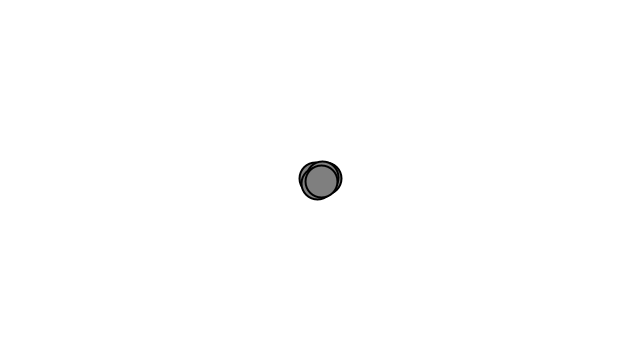
Frame 1 (no input)
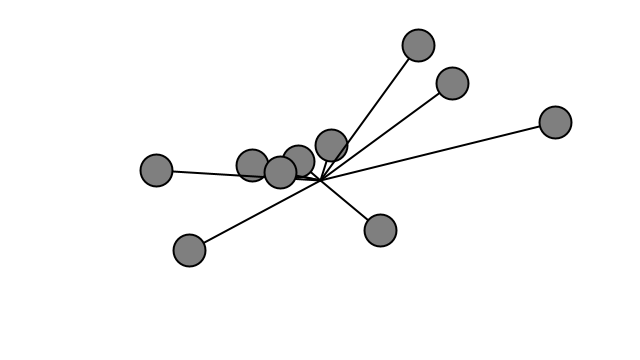
Frame 60 (the mouse pressed at the canvas centre just before this capture)
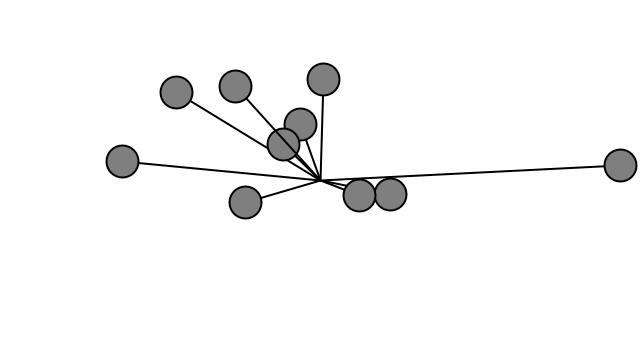
Frame 120 (the mouse held since frame 60 and released just before this capture)

The Processing sketch that drew these frames (run headless with seeded random() and noise(); from frame 60 on, the mouse is pressed at the canvas centre):

// Processing sketch: Example_3_7_Oscillator_Objects
// ── Example_3_7_Oscillator_Objects.pde
// The Nature of Code
// Daniel Shiffman
// http://natureofcode.com

// An array of objects
Oscillator[] oscillators = new Oscillator[10];

void setup() {
  size(640, 360);
  // Initialize all objects
  for (int i = 0; i < 10; i++) {
    oscillators[i] = new Oscillator();
  }
}

void draw() {
  background(255);
  // Run all objects
  for (int i = 0; i < oscillators.length; i++) {
    oscillators[i].update();
    oscillators[i].show();
  }
}

// ── Oscillator.pde
// The Nature of Code
// Daniel Shiffman
// http://natureofcode.com

class Oscillator {
  PVector angle, angleVelocity, amplitude;
  
  Oscillator() {
    this.angle = new PVector();
    this.angleVelocity = new PVector(random(-0.05, 0.05), random(-0.05, 0.05));
    this.amplitude = new PVector(
      random(20, width / 2),
      random(20, height / 2)
    );
  }

  void update() {
    this.angle.add(this.angleVelocity);
  }

  void show() {
    float x = sin(this.angle.x) * this.amplitude.x;
    float y = sin(this.angle.y) * this.amplitude.y;

    push();
    translate(width / 2, height / 2);
    stroke(0);
    strokeWeight(2);
    fill(127);
    line(0, 0, x, y);
    circle(x, y, 32);
    pop();
  }
}
